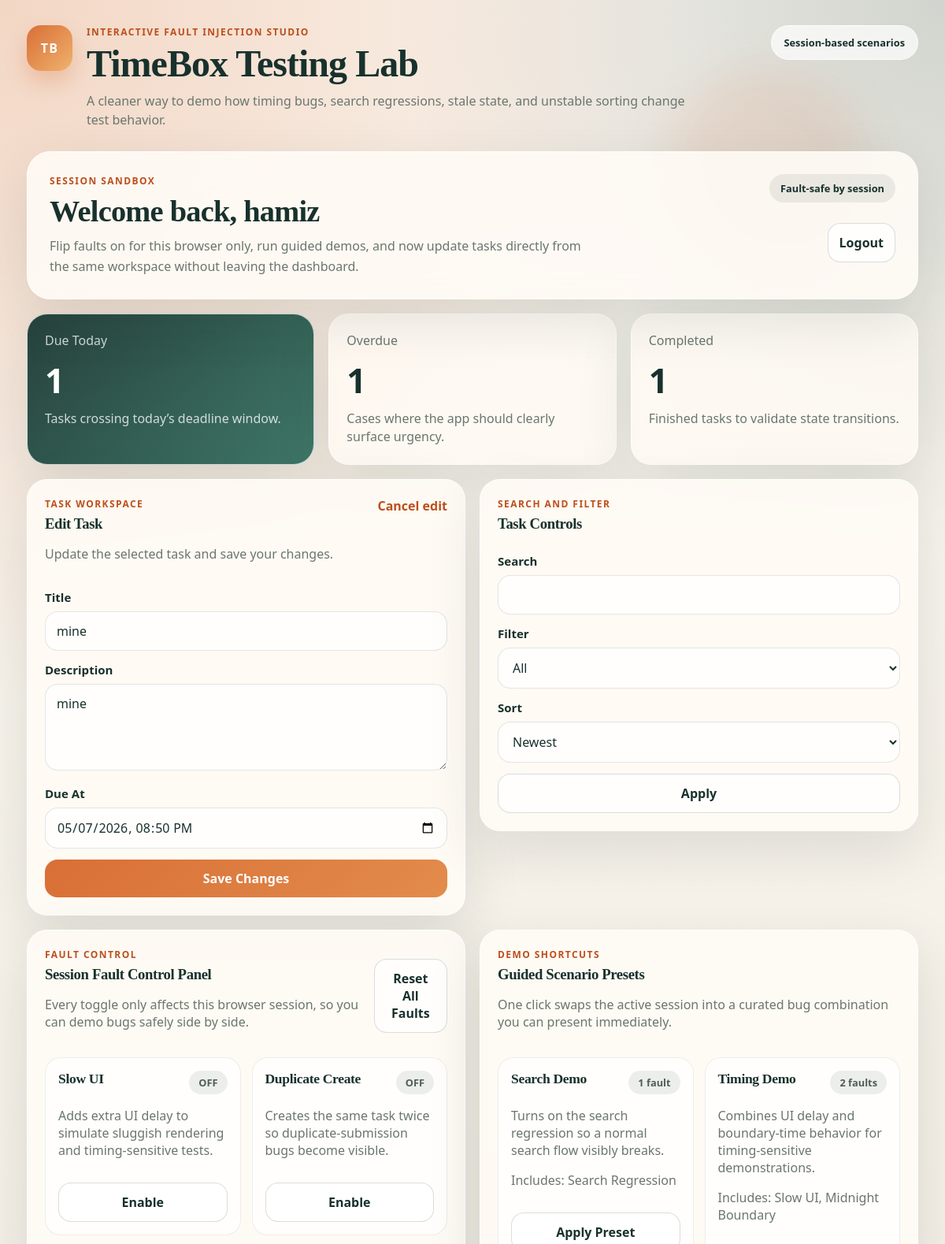
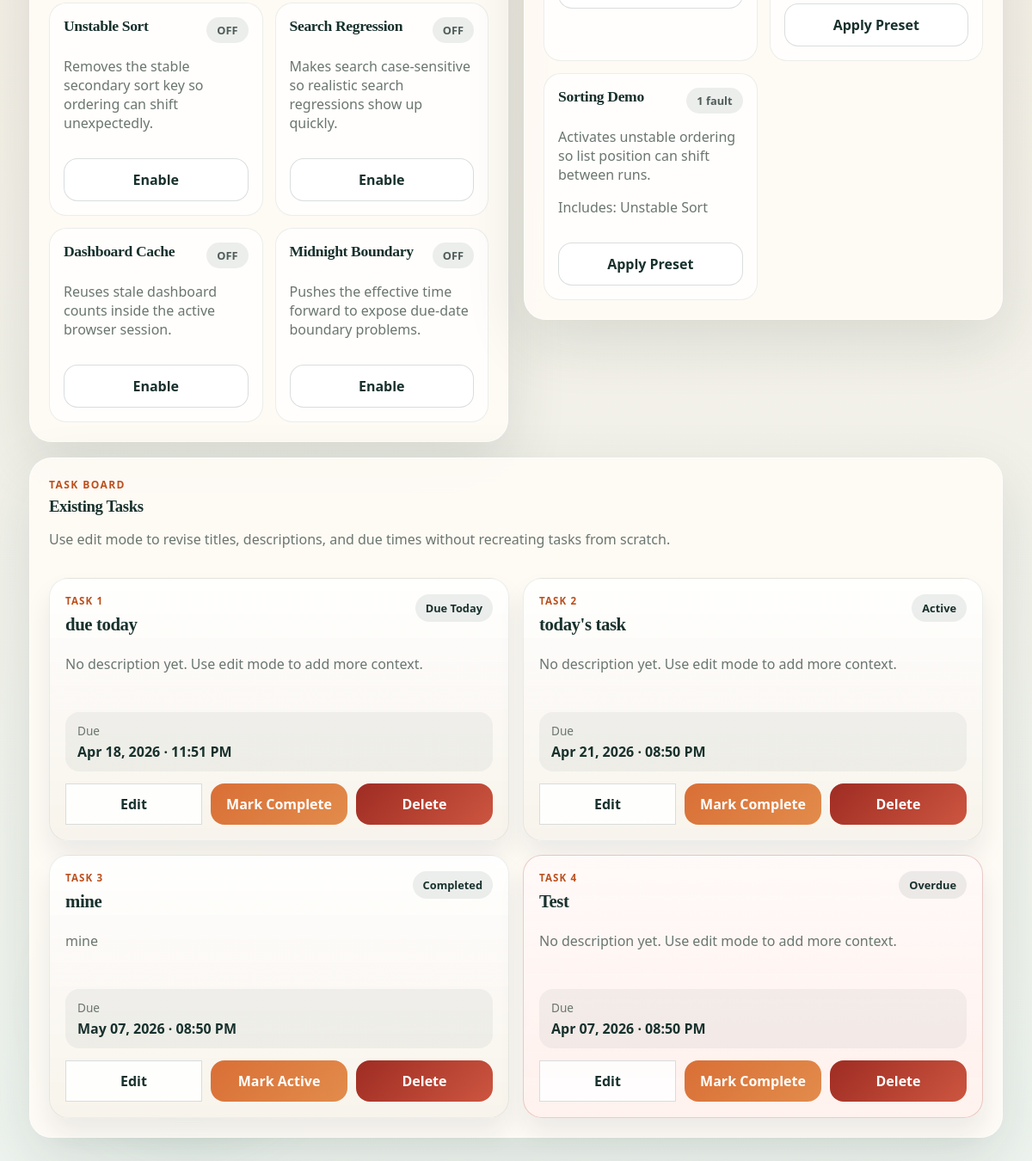
The page /?edit_task_id=8 (signed in) on the database its author committed (2 pictures, top to bottom).
### tables this page shows
CREATE TABLE users (
                id INTEGER PRIMARY KEY AUTOINCREMENT,
                username TEXT UNIQUE NOT NULL,
                password TEXT NOT NULL
            );

CREATE TABLE tasks (
                id INTEGER PRIMARY KEY AUTOINCREMENT,
                user_id INTEGER NOT NULL,
                title TEXT NOT NULL,
                description TEXT DEFAULT '',
                due_at TEXT NOT NULL,
                completed INTEGER DEFAULT 0,
                created_at TEXT NOT NULL,
                FOREIGN KEY(user_id) REFERENCES users(id)
            );

### app/main.py (the view)
@app.get('/', response_class=HTMLResponse)
def home(request: Request):
    user = current_user(request)
    if not user:
        return RedirectResponse('/login', status_code=302)
    profile = get_fault_profile(request)
    maybe_delay(profile)
    search = request.query_params.get('search', '')
    filter_by = request.query_params.get('filter', 'all')
    sort_by = request.query_params.get('sort', 'created_desc')
    edit_task = None
    edit_task_id = request.query_params.get('edit_task_id', '').strip()
    if edit_task_id.isdigit():
        edit_task = get_task_for_user(user['id'], int(edit_task_id), request)
    tasks = fetch_tasks(
        user['id'],
        request,
        search=search,
        filter_by=filter_by,
        sort_by=sort_by,
    )
    return templates.TemplateResponse(
        request,
        'dashboard.html',
        {
            'request': request,
            'user': user,
            'tasks': tasks,
            'counts': dashboard_counts(user['id'], request),
            'faults': profile_dict(profile),
            'fault_cards': fault_cards(profile),
            'preset_cards': preset_cards(),
            'active_faults': active_fault_names(profile),
            'search': search,
            'filter_by': filter_by,
            'sort_by': sort_by,
            'editor_task': edit_task,
        },
    )

### app/templates/dashboard.html (shortened to what this page needs)
{% extends 'base.html' %}
{% block content %}
<section class="hero-panel">
  <div>
    <p class="eyebrow">Session sandbox</p>
    <h2>Welcome back, <span data-testid="welcome">{{ user.username }}</span></h2>
    <p class="hero-copy">Flip faults on for this browser only, run guided demos, and now update tasks directly from the same workspace without leaving the dashboard.</p>
  </div>
  <div class="hero-actions">
    <div class="mini-chip">Fault-safe by session</div>
    <form method="post" action="/logout">
      <button type="submit" class="secondary-button" data-testid="logout-button">Logout</button>
    </form>
  </div>
</section>
<section class="stats-strip">
  <article class="stat-card stat-highlight">
    <span>Due Today</span>
    <strong data-testid="count-due-today">{{ counts.due_today }}</strong>
    <p>Tasks crossing today’s deadline window.</p>
  </article>
  <article class="stat-card">
    <span>Overdue</span>
    <strong data-testid="count-overdue">{{ counts.overdue }}</strong>
    <p>Cases where the app should clearly surface urgency.</p>
  </article>
  <article class="stat-card">
    <span>Completed</span>
    <strong data-testid="count-completed">{{ counts.completed }}</strong>
    <p>Finished tasks to validate state transitions.</p>
  </article>
</section>
<div class="grid two top-aligned">
  <section class="card">
    <div class="card-head">
      <div>
        <p class="eyebrow">Task workspace</p>
        <h3 id="task-editor">{{ 'Edit Task' if editor_task else 'Create Task' }}</h3>
        <p class="hint">{{ 'Update the selected task and save your changes.' if editor_task else 'Create a task to compare stable and faulty behavior under the same user session.' }}</p>
      </div>
      {% if editor_task %}
      <a href="/" class="text-link">Cancel edit</a>
      {% endif %}
    </div>
    <form method="post" action="{{ '/tasks/' ~ editor_task.id ~ '/edit' if editor_task else '/tasks' }}">
      <label>Title</label>
      <input
        name="title"
        required
        value="{{ editor_task.title if editor_task else '' }}"
        data-testid="task-title"
      />
      <label>Description</label>
      <textarea name="description" data-testid="task-description">{{ editor_task.description if editor_task else '' }}</textarea>
      <label>Due At</label>
      <input
        type="datetime-local"
        name="due_at"
        required
        value="{{ editor_task.due_input if editor_task else '' }}"
        data-testid="task-due-at"
      />
      <button type="submit" data-testid="create-task-submit">{{ 'Save Changes' if editor_task else 'Create Task' }}</button>
    </form>
  </section>
  <section class="card">
    <div class="card-head">
      <div>
        <p class="eyebrow">Search and filter</p>
        <h3>Task Controls</h3>
      </div>
    </div>
    <form method="get" action="/">
      <label>Search</label>
      <input name="search" value="{{ search }}" data-testid="search-input" />
      <label>Filter</label>
      <select name="filter" data-testid="filter-select">
        <option value="all" {% if filter_by == 'all' %}selected{% endif %}>All</option>
      </select>
      <label>Sort</label>
      <select name="sort" data-testid="sort-select">
        <option value="created_desc" {% if sort_by == 'created_desc' %}selected{% endif %}>Newest</option>
      </select>
      <button type="submit" class="secondary-button" data-testid="apply-controls">Apply</button>
    </form>
  </section>
</div>
<div class="grid two top-aligned">
  <section class="card">
    <div class="card-head">
      <div>
        <p class="eyebrow">Fault control</p>
        <h3>Session Fault Control Panel</h3>
        <p class="hint">Every toggle only affects this browser session, so you can demo bugs safely side by side.</p>
      </div>
      <form method="post" action="/faults/reset">
        <button type="submit" class="secondary-button" data-testid="fault-reset">Reset All Faults</button>
      </form>
    </div>
    <div class="fault-grid" data-testid="fault-profile-list">
      {% for fault in fault_cards %}
      <article class="fault-card" data-testid="fault-card-{{ fault.name }}">
        <div class="fault-card-head">
          <h3>{{ fault.label }}</h3>
          <span class="fault-pill {{ 'enabled' if fault.enabled else 'disabled' }}">
            {{ 'ON' if fault.enabled else 'OFF' }}
          </span>
        </div>
        <p class="hint">{{ fault.description }}</p>
        <form method="post" action="/faults/{{ fault.name }}/toggle">
          <button
            type="submit"
            class="{{ 'danger-button' if fault.enabled else 'secondary-button' }}"
            data-testid="fault-toggle-{{ fault.name }}"
          >
            {{ 'Disable' if fault.enabled else 'Enable' }}
          </button>
        </form>
      </article>
      {% endfor %}
    </div>
  </section>
  <section class="card">
    <div class="card-head">
      <div>
        <p class="eyebrow">Demo shortcuts</p>
        <h3>Guided Scenario Presets</h3>
        <p class="hint">One click swaps the active session into a curated bug combination you can present immediately.</p>
      </div>
    </div>
    <div class="fault-grid" data-testid="fault-preset-list">
      {% for preset in preset_cards %}
      <article class="fault-card" data-testid="fault-preset-{{ preset.name }}">
        <div class="fault-card-head">
          <h3>{{ preset.label }}</h3>
          <span class="fault-pill disabled">{{ preset.fault_labels|length }} fault{{ '' if preset.fault_labels|length == 1 else 's' }}</span>
        </div>
        <p class="hint">{{ preset.description }}</p>
        <p class="hint">Includes: {{ preset.fault_labels|join(', ') }}</p>
        <form method="post" action="/fault-presets/{{ preset.name }}">
          <button type="submit" class="secondary-button" data-testid="preset-apply-{{ preset.name }}">Apply Preset</button>
        </form>
      </article>
      {% endfor %}
    </div>
  </section>
</div>
<section class="card">
  <div class="card-head">
    <div>
      <p class="eyebrow">Task board</p>
      <h3>Existing Tasks</h3>
      <p class="hint">Use edit mode to revise titles, descriptions, and due times without recreating tasks from scratch.</p>
    </div>
  </div>
  <div class="task-board" data-testid="tasks-table">
    {% for task in tasks %}
    <article class="task-card {{ 'task-card-overdue' if task.is_overdue else '' }}" data-testid="task-row">
      <div class="task-card-top">
        <div>
          <p class="task-kicker">Task {{ loop.index }}</p>
          <h4 class="task-title">{{ task.title }}</h4>
        </div>
        <span class="badge">{{ task.status }}</span>
      </div>
      <p class="task-description">{{ task.description or 'No description yet. Use edit mode to add more context.' }}</p>
      <div class="task-meta">
        <span>Due</span>
        <strong>{{ task.due_display }}</strong>
      </div>
      <div class="task-actions">
        <a href="/?edit_task_id={{ task.id }}#task-editor" class="secondary-button action-link" data-testid="edit-task-{{ task.id }}">Edit</a>
        <form method="post" action="/tasks/{{ task.id }}/toggle">
          <button type="submit" data-testid="toggle-task-{{ task.id }}">{% if task.completed %}Mark Active{% else %}Mark Complete{% endif %}</button>
        </form>
        <form method="post" action="/tasks/{{ task.id }}/delete">
          <button type="submit" class="danger-button" data-testid="delete-task-{{ task.id }}">Delete</button>
        </form>
      </div>
    </article>
    {% else %}
    <div class="empty-state">
      <h4>No tasks yet</h4>
      <p>Create one in the task workspace and then use the fault controls to study how behavior changes.</p>
    </div>
    {% endfor %}
  </div>
</section>
{% endblock %}

### rows shown on the page
users: username "hamiz"
tasks: title "mine", description "mine", status "Completed", due_display "May 07, 2026 · 08:50 PM", completed "Mark Active"
tasks: title "due today", status "Due Today", description "No description yet. Use edit mode to add more context.", due_display "Apr 18, 2026 · 11:51 PM", completed "Mark Complete"
tasks: title "today's task", status "Active", description "No description yet. Use edit mode to add more context.", due_display "Apr 21, 2026 · 08:50 PM", completed "Mark Complete"
tasks: title "Test", status "Overdue", description "No description yet. Use edit mode to add more context.", due_display "Apr 07, 2026 · 08:50 PM", completed "Mark Complete"

### other values the page prints
{{ counts.due_today }} "1"
{{ counts.overdue }} "1"
{{ counts.completed }} "1"
{{ 'Edit Task' if editor_task else 'Create Task' }} "Edit Task"
{{ 'Save Changes' if editor_task else 'Create Task' }} "Save Changes"
{{ fault.label }} "Slow UI" "Duplicate Create" "Unstable Sort" "Search Regression" "Dashboard Cache" "Midnight Boundary"
{{ 'ON' if fault.enabled else 'OFF' }} "OFF" "OFF" "OFF" "OFF" "OFF" "OFF"
{{ fault.description }} "Adds extra UI delay to simulate sluggish rendering and timing-sensitive tests." "Creates the same task twice so duplicate-submission bugs become visible." "Removes the stable secondary sort key so ordering can shift unexpectedly." "Makes search case-sensitive so realistic search regressions show up quickly." "Reuses stale dashboard counts inside the active browser session." "Pushes the effective time forward to expose due-date boundary problems."
{{ 'Disable' if fault.enabled else 'Enable' }} "Enable" "Enable" "Enable" "Enable" "Enable" "Enable"
{{ preset.label }} "Search Demo" "Timing Demo" "Sorting Demo"
{{ preset.fault_labels|length }} "1" "2" "1"
{{ preset.description }} "Turns on the search regression so a normal search flow visibly breaks." "Combines UI delay and boundary-time behavior for timing-sensitive demonstrations." "Activates unstable ordering so list position can shift between runs."
{{ preset.fault_labels|join(', ') }} "Search Regression" "Slow UI, Midnight Boundary" "Unstable Sort"
{{ '' if preset.fault_labels|length == 1 else 's' }} "s"
